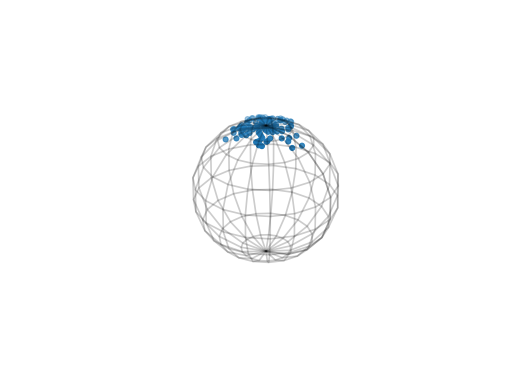

Source code (Python):
import numpy as np
from mpl_toolkits.mplot3d import Axes3D
import matplotlib.pyplot as plt
from pymaniprob.sphere import VonMisesFisher
u, v = np.mgrid[0:2*np.pi:20j, 0:np.pi:10j]
x = np.cos(u)*np.sin(v)
y = np.sin(u)*np.sin(v)
z = np.cos(v)
fig = plt.figure()
ax = fig.gca(projection='3d')
ax.set_aspect("equal")
ax.plot_wireframe(x, y, z, color="k", alpha=0.2)
X = VonMisesFisher.rvs(p=3, k=20, size=100)
ax.scatter(*X.T)
plt.axis('off')
plt.show()
